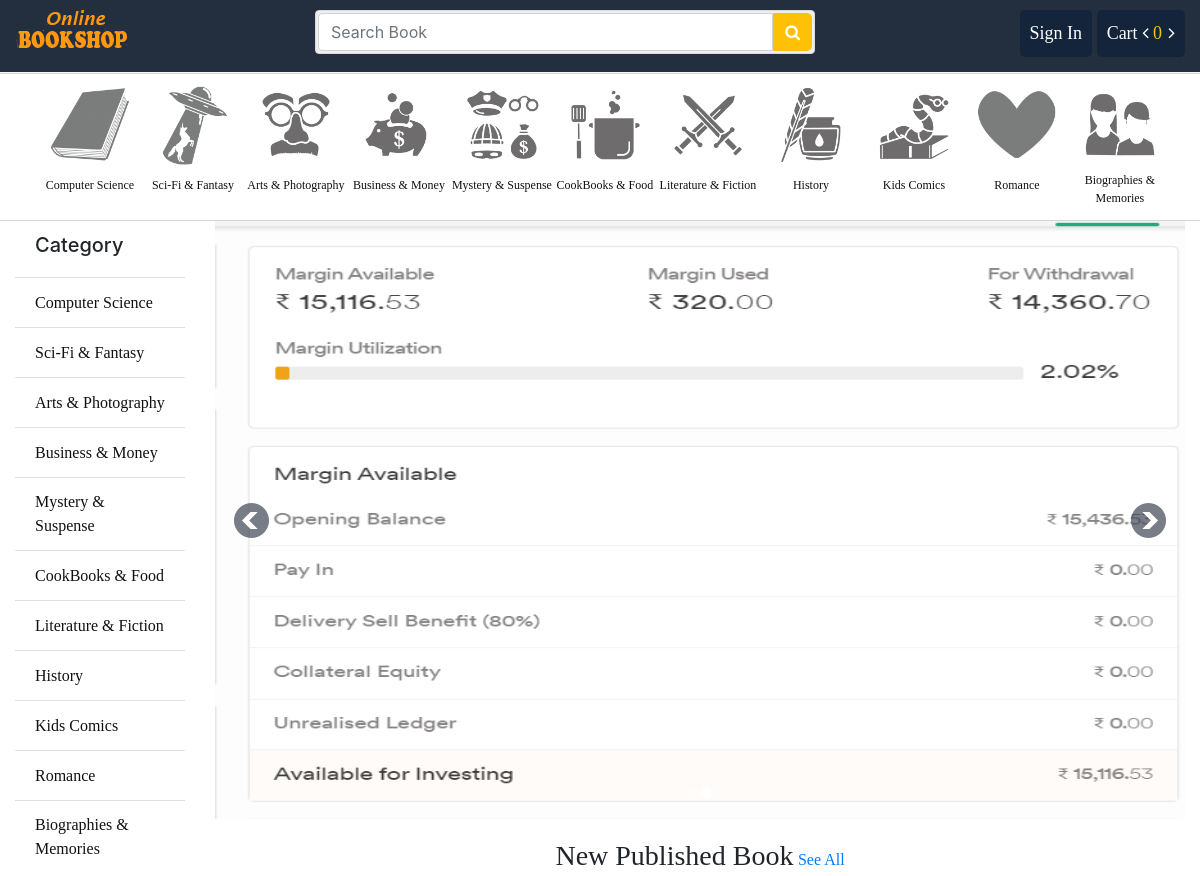
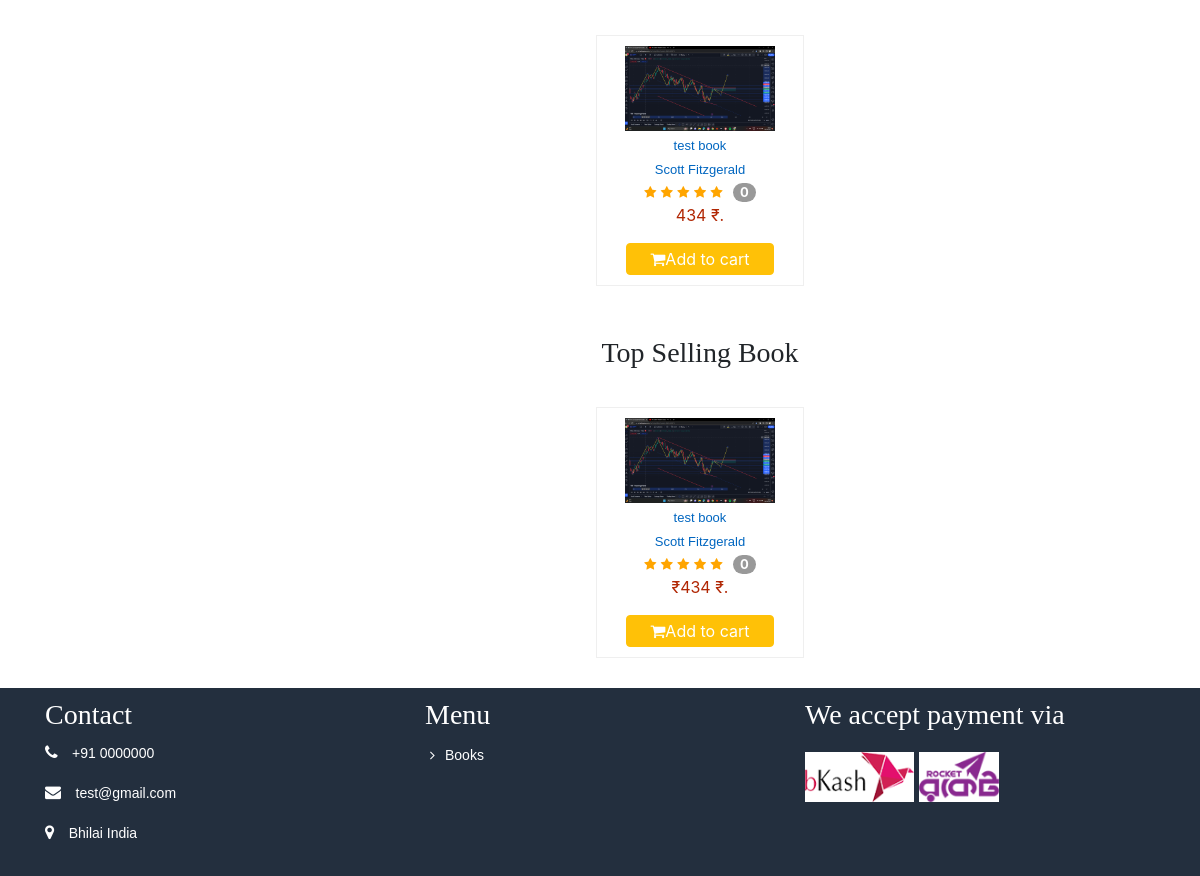
The page / on the database its author committed (2 pictures, top to bottom).
### store/models.py (models this page shows, shortened)
class Category(models.Model):
	name = models.CharField(max_length = 100)
	slug = models.SlugField(max_length = 150, unique=True ,db_index=True)
	icon = models.FileField(upload_to = "category/")
	create_at = models.DateTimeField(auto_now_add = True)
	updated_at = models.DateTimeField(auto_now_add = True)

class Slider(models.Model):
	title = models.CharField(max_length=150)
	created = models.DateTimeField(auto_now_add=True)
	updated = models.DateTimeField(auto_now=True)
	slideimg = models.FileField(upload_to = "slide/")

class Book(models.Model):
	writer = models.ForeignKey(Writer, on_delete = models.CASCADE)
	category = models.ForeignKey(Category, on_delete = models.CASCADE)
	name = models.CharField(max_length = 100)
	slug = models.SlugField(max_length=100, db_index=True)
	price = models.IntegerField()
	stock = models.IntegerField()
	coverpage = models.FileField(upload_to = "coverpage/")
	bookpage = models.FileField(upload_to = "bookpage/")
	created = models.DateTimeField(auto_now_add=True)
	updated = models.DateTimeField(auto_now=True)
	totalreview = models.IntegerField(default=1)
	totalrating = models.IntegerField(default=5)
	status = models.IntegerField(default=0)
	description = models.TextField()

class Writer(models.Model):
	name = models.CharField(max_length = 100)
	slug = models.SlugField(max_length=150, unique=True ,db_index=True)
	bio = models.TextField()
	pic = models.FileField(upload_to = "writer/")
	create_at = models.DateTimeField(auto_now_add = True)
	updated_at = models.DateTimeField(auto_now_add = True)
	def __str__(self):
		return self.name

### store/views.py (the view)
# urls.py: path('', views.index, name = "index"),
def index(request):
    newpublished = Book.objects.order_by('-created')[:15]
    slide = Slider.objects.order_by('-created')[:3]
    context = {
        "newbooks":newpublished,
        "slide": slide
    }
    return render(request, 'store/index.html', context)

### cart/cart.py (called while the page is built)
    def __len__(self):
        return sum(item['quantity'] for item in self.cart.values())

### store/context_processors.py (called while the page is built)
def sidebar(request):
	categories = Category.objects.all()
	context = {
		"cat":categories
	}
	return context

def cart(request):
	cart = Cart(request)
	context = {
		"cart": cart
	}
	return context

### store/templatetags/customfunction.py (called while the page is built)
@register.filter(name='text_short')
def text_short(value):
	temp = value[0:50]
	return temp

### store/templates/store/index.html
{% extends 'store/base.html' %}
{% load static %}
{% load customfunction %}
{% block headermenu %}
<div class="header-bottom">
	<div class="container-fluid">
		<div class="row">
			<div class="col-md-12">
				<div class="responsive categorymenu">
					{% for p in cat %}
					<div class="cat-wrapper">
						<div class="text-center">
							<a href="{% url 'store:category' id=p.id %}"><img src="{{ p.icon.url }}"/></a>
							<a href="{% url 'store:category' id=p.id %}">{{ p.name }}</a>
						</div>
					</div>
					{% endfor %}
				</div>
			</div>
		</div>
	</div>
</div>
{% endblock %}
			{% block container %}
			<div class="row">
				<div class="col-sm-12">
					<div style="margin:0 auto;">
						<ul id="demo3">
							{% for sld in slide %}
							<li><img height="100" src="{{ sld.slideimg.url }}"/></li>
							{% endfor %}
						</ul>
					</div>
				</div>
				<div class="col-sm-12">
					<div class="titleheader">
						<h3 class="h2header text-center">New Published Book</h3>
						<a href="#">See All</a>
					</div>
					<div class="regulara sliderzx">
						{% for item in newbooks %}
						<div class="book-wrapper text-center">
							<div class="coverpage">
								<img src="{{ item.coverpage.url }}"/>
							</div>
							<a href="{% url 'store:book' id=item.id %}">{{ item.name|text_short }}</a>
							<a href="{% url 'store:writer' id=item.writer.id %}">{{ item.writer }}</a>
							<div class="rating">
								{{ item.totalrating|averagerating:item.totalreview }}
								<span class="totalrating">{{ item.totalreview|add:-1 }}</span>
							</div>
							<p> {{ item.price }} ₹.</p>
							<button class="btn btn-warning" id="addTocart" data-book-id="{{ item.id }}">
									<i class="fa fa-shopping-cart""></i>Add to cart
								</button>
						</div>
						{% endfor %}
					</div>
				</div>
				<div class="col-sm-12">
					<div class="titleheader">
						<h3 class="h2header text-center">Top Selling Book</h3>
					</div>
					<div class="regulara sliderzx">
						{% for p in newbooks %}
						<div class="book-wrapper text-center">
							<div class="coverpage">
								<img src="{{ p.coverpage.url }}"/>
							</div>
							<a href="{% url 'store:book' id=p.id %}">{{ p.name|text_short }}</a>
							<a href="{% url 'store:writer'  id=p.writer.id %}">{{ p.writer }}</a>
							<div class="rating">
								{{ p.totalrating|averagerating:p.totalreview }}
								<span class="totalrating">{{ p.totalreview|add:-1 }}</span>
							</div>
							<p> ₹{{ p.price }} ₹.</p>
							<button class="btn btn-warning" id="addTocart" data-book-id="{{ p.id }}">
									<i class="fa fa-shopping-cart""></i>Add to cart
								</button>
						</div>
						{% endfor %}
					</div>
				</div>
			</div>
			{% endblock %}

### store/templates/store/bin/sidebar.html
			<ul class="list-group list-group-flush">
				<li class="list-group-item"><h5>Category</h5></li>
				{% for p in cat %}
				<li class="list-group-item"><a href="{% url 'store:category' id=p.id %}">{{p.name}}</a></li>
				{% endfor %}
			</ul>

### store/static/css/style.css (style rules this page uses)
.header-bottom { padding:0; border-bottom: 1px solid #D5D5D5; border-top: 1px solid #D5D5D5; overflow: hidden; }
.categorymenu { width: 96%; margin: 0px auto; }
.cat-wrapper { margin-bottom: 12px; margin-top: 11px; cursor:pointer; display: inline-block; }
.cat-wrapper a { font-size:12px !important; color:#111; text-align: center; }
.cat-wrapper img { max-height: 80px; max-width: 80px; display: block; margin: auto; }
.titleheader { margin-top: 20px; display: block; text-align: center; }
.titleheader > h3, a { font-family: "Times New Roman", Times, serif; display: inline-block; }
.sliderzx { width: 94%; margin: 20px auto; }
.book-wrapper { max-width: 250px; margin: 10px; border: 1px solid #efefef; padding: 10px; display: inline-block; }
.book-wrapper .btn { width: 80%; margin: auto; }
.book-wrapper p { color: #B12704; }
.book-wrapper a { display: block; padding-top:5px; font-family: Arial, Helvetica, sans-serif; color: #0066c0; text-decoration: none; white-space: normal; letter-spacing: normal; font-size: 13px!important; line-height: 19px!important; }
.coverpage img { max-height: 200px; max-width: 150px; margin: auto; }
.totalrating { display: inline-block; min-width: 10px; padding: 3px 7px; font-weight: bold; line-height: 1; color: #fff; text-align: center; white-space: nowrap; background-color: #999; border-radius: 10px; margin-left: 6px; }
.rating span { font-size: 13px; }
.checked { color: orange; }
ul li { list-style: none; }
.list-group li a { color: #111; }
.btn-warning, .btn-warning:hover { color: #fff; }
.book-wrapper .btn, .pricebox .btn { padding: 3px }

### store/static/css/skdslider.css (style rules this page uses)
.skdslider ul.slides { margin:0; padding:0; list-style-type:none; }
.skdslider ul.slides li { display: none; }
.skdslider ul.slides li img { width: 100%; height:100%; border:0; }

### rows shown on the page
Category: icon (picture), name "Computer Science"
Category: icon (picture), name "Sci-Fi & Fantasy"
Category: icon (picture), name "Arts & Photography"
Category: icon (picture), name "Business & Money"
Category: icon (picture), name "Mystery & Suspense"
Category: icon (picture), name "CookBooks & Food"
Category: icon (picture), name "Literature & Fiction"
Category: icon (picture), name "History"
Category: icon (picture), name "Kids Comics"
Category: icon (picture), name "Romance"
Category: icon (picture), name "Biographies & Memories"
Slider: slideimg (picture)
Book: coverpage (picture), name|text_short "test book", writer "Scott Fitzgerald", totalreview|add "0", price "434"

### other values the page prints
{{ cart|length }} "0"
